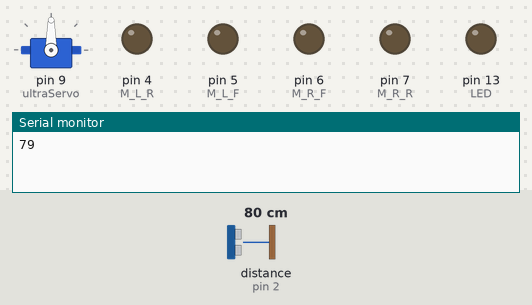
Bench run of a sketch on a simulated Arduino Uno, built with avr-gcc and run on an emulated ATmega328P. Shown: servo, output pins drawn as LEDs (lit = HIGH), the last lines printed to the serial monitor. Wiring (inferred from the names in the program): ultrasonic range finder: trigger pin 3; echo pin 2. Inputs (shaded band) come from the test bench; at power-on: distance to the obstacle (sensor on pin 2) 80 cm. The echo pulse lasts 58.3 µs per cm; pins used as bus, display or sensor lines are not drawn.

Above: at 2.2 s.
2.3 s: distance to the obstacle (sensor on pin 2) set to 195 cm
10.7 s: distance to the obstacle (sensor on pin 2) set to 204 cm
At 15.6 s:
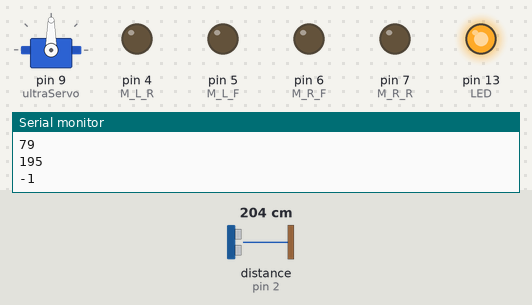
16.8 s: distance to the obstacle (sensor on pin 2) set to 2 cm
At 22.3 s:
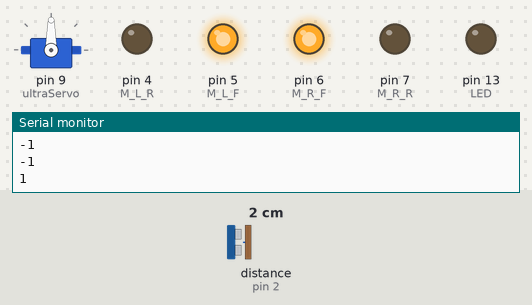
24.0 s: distance to the obstacle (sensor on pin 2) set to 250 cm
At 27.3 s:
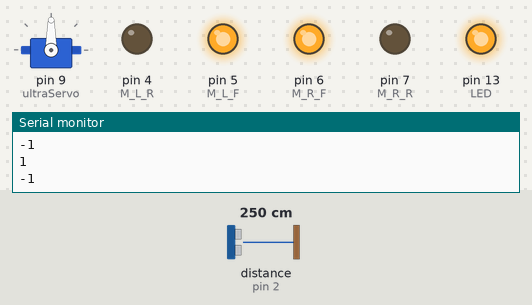
Timing chart, 0 to 32.2 s (numbered marks = the images above; inputs shaded):
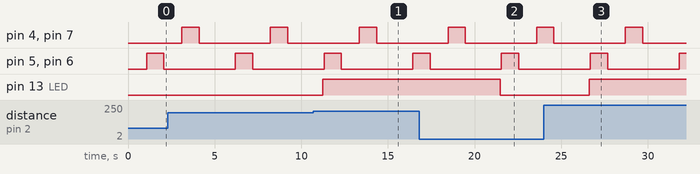

The sketch:

main.ino
```cpp
#define M_L_F 5 // IN1
#define M_L_R 4 // IN2
#define M_R_F 6 // IN3
#define M_R_R 7 // IN4
#define SERVO 9

#define ULTRA_ECHO 2
#define ULTRA_TRIG 3
#define LED 13

#include <Servo.h>

enum DriveState { REV, OFF, FWD };

Servo ultraServo;

int maximumRange = 200;
int minimumRange = 0;
long distance;

void setup() {
    Serial.begin (9600);

    // initialize ultrasonic sensor + servo mount
    pinMode(ULTRA_TRIG, OUTPUT);
    pinMode(ULTRA_ECHO, INPUT);
    pinMode(LED, OUTPUT);
    ultraServo.attach(9);
    ultraServo.write(90);

    // Initialize Motor Pins
    pinMode(M_L_F, OUTPUT);
    pinMode(M_L_R, OUTPUT);
    pinMode(M_R_F, OUTPUT);
    pinMode(M_R_R, OUTPUT);

    digitalWrite(M_L_F, LOW);
    digitalWrite(M_L_R, LOW);
    digitalWrite(M_R_F, LOW);
    digitalWrite(M_R_R, LOW);

    delay(1000);
}

long getDist() {
    long duration;
    digitalWrite(ULTRA_TRIG, LOW);
    delayMicroseconds(2);

    digitalWrite(ULTRA_TRIG, HIGH);
    delayMicroseconds(10);

    digitalWrite(ULTRA_TRIG, LOW);
    duration = pulseIn(ULTRA_ECHO, HIGH);

    // dist in cm
    return duration / 58.2;
}

void drive(DriveState left, DriveState right) {
    digitalWrite(M_L_F,LOW);
    digitalWrite(M_L_R,LOW);
    digitalWrite(M_R_F,LOW);
    digitalWrite(M_R_R,LOW);

    delay(15);

    if (left == FWD) {
        digitalWrite(M_L_F, HIGH);
    } else if (left == REV) {
        digitalWrite(M_L_R, HIGH);
    }

    if (right == FWD) {
        digitalWrite(M_R_F, HIGH);
    } else if (right == REV) {
        digitalWrite(M_R_R, HIGH);
    }
}

void servoWrite(int angle) {
    ultraServo.write(angle + 90);
}

void loop() {
    distance = getDist();

    if (distance >= maximumRange || distance <= minimumRange) {
        Serial.println("-1");
        digitalWrite(LED, HIGH);
    } else {
        Serial.println(distance);
        digitalWrite(LED, LOW);
    }

    delay(50);

    servoWrite(0);

    drive(FWD, FWD);
    delay(1000);
    drive(OFF, OFF);
    delay(1000);
    drive(REV, REV);
    delay(1000);
    drive(OFF, OFF);
    delay(2000);
}
```

Measured:
- the behaviour switches between 199 and 200 cm on distance to the obstacle (sensor on pin 2) (found by bisection; images 0 and 1)
- after the input at 10.7 s, pin 13 (LED): LOW → HIGH after 0.55 s
- after the input at 16.8 s, pin 13 (LED): HIGH → LOW after 4.7 s
- after the input at 24.0 s, pin 13 (LED): LOW → HIGH after 2.6 s
- by itself, pin 4 (M_L_R), pin 7 (M_R_R): alternates HIGH for 1.0 s and LOW for 4.1 s
